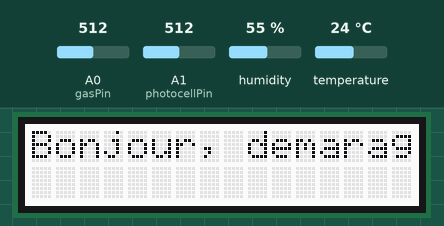
The sketch below on a simulated Arduino Uno, built with avr-gcc and run on an emulated ATmega328P. Parts: 16×2 character LCD. Inputs (shaded band) come from the test bench; at power-on: A0 (gasPin) = 512, A1 (photocellPin) = 512, humidity 55 %, temperature 24 °C. EEPROM starts erased.

Above: at 0.1 s.
At 20.2 s:
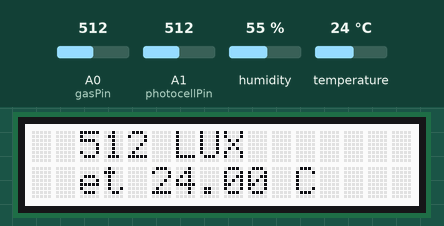
At 25.5 s:
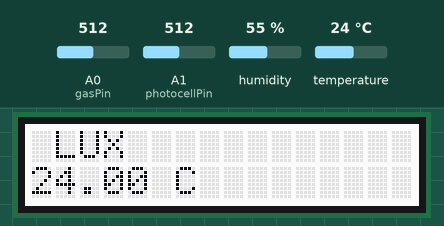
At 32.0 s:
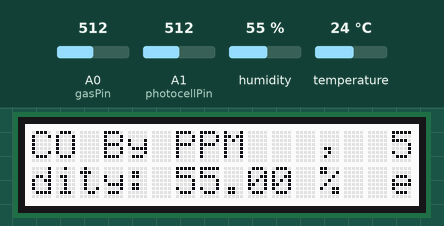
At 42.6 s:
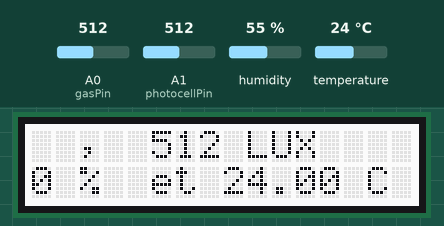
At 64.0 s:
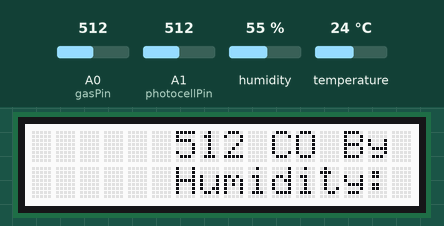

Measured:
- by itself, everything shown: repeats every 42.7 s, in 40 steps
- what the display in image 1 shows lasts 1.0 s, from 20.2 s to 21.2 s

The sketch:

pandorBox.ino
```cpp
#include <rgb_lcd.h>
#include <Wire.h>
#include "DHT.h"
#include <EEPROM.h>

#define DHTPIN 4
#define DHTTYPE DHT11   // DHT 11

DHT dht(DHTPIN, DHTTYPE);

//create screen object
rgb_lcd lcd;

// define constante
const int colorR = 255;
const int colorG = 255;
const int colorB = 255;
const int gasPin = A0;
const int photocellPin = A1;
int photocellReading = 0 ;
int tempMax = 0;
int tempMin = 0;
int epromADR1 = 0;
int epromADR2 = 100;
int EEPROMdata1 = 0;
int EEPROMdata2 = 0;

void setup() {

  Serial.begin(9600);
      //setting LCD (ecrans)
      lcd.begin(16, 2);
      lcd.setRGB(colorR, colorG, colorB);
      dht.begin();

      //function de demarage
    StartVal();
      // affiche les dernier min et max enregistrer

    delay(10000);
}

void loop() {
 //set the screen . to 0
  lcd.setCursor(0, 0);

    // affiche le co2 en ppm sur l'ecrans
    lcd.print(analogRead(gasPin));
    lcd.print(" CO By PPM   ,  ");


  // recupere les valeur la luminausité
   photocellReading = analogRead(photocellPin);
  // affiche la valeur sur l'ecrans
   lcd.print(photocellReading);
   lcd.print(" LUX ");


    // passe sur la ligne 2 e l'ecrans
      lcd.setCursor(0, 1);


     // Read Humidity en PC
  float h = dht.readHumidity();
  // Read temperature as Celsius
  float t = dht.readTemperature();


  // recupere les valeur min et max de temperature and save in eeprom
  if(h>tempMax){
    tempMax = h;
    EEPROM.put(epromADR1, tempMax);
  }
  if(h<tempMin){
   tempMin = h;
   EEPROM.put(epromADR2, tempMin);
  }


   //affiche la temperature  et l'humidité sur l'ecrans
     lcd.print("Humidity: ");
  lcd.print(h);
  lcd.print(" % ");
  lcd.print(" et ");
  lcd.print(t);
  lcd.print(" C ");
  lcd.autoscroll();
   delay(1000);
}

/*

Fonction de demarage

affiche les anciennes temperatures min et max pendant 20s puis repasse a l'affichage classique

*/
void StartVal(){
  EEPROM.get(epromADR1,EEPROMdata1);
  EEPROM.get(epromADR1,EEPROMdata2);
  lcd.print("Bonjour, demarage en cours");
  lcd.setCursor(0, 1);
  lcd.print("temperature max : "+EEPROMdata1);
  lcd.print("temperature min : "+EEPROMdata2);
   lcd.autoscroll();
  delay(10000);


}
```
